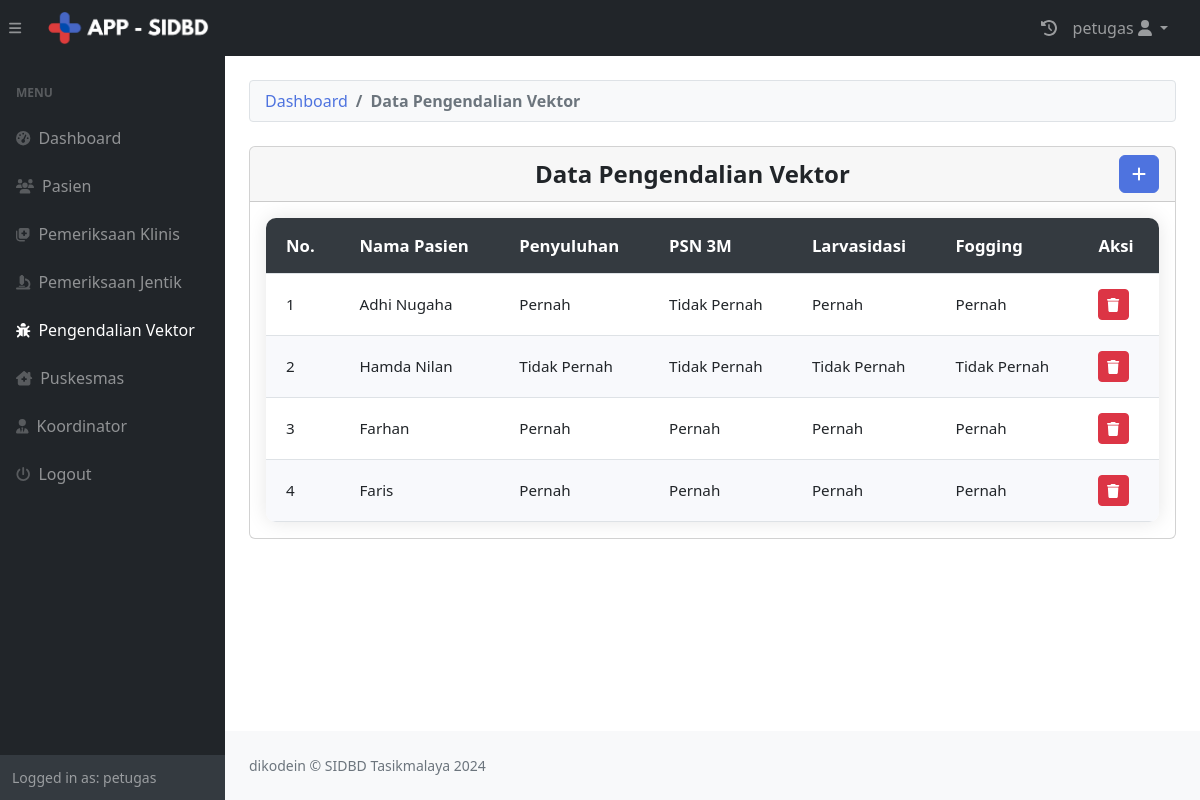
Page /petugas/vektor.php (signed in) on the committed database.
### tables this page shows
CREATE TABLE `pengendalianvektor` (
  `idpengendalian` int(11) NOT NULL,
  `id` int(11) DEFAULT NULL,
  `penyuluhan` enum('Pernah','Tidak Pernah') NOT NULL,
  `psn3m` enum('Pernah','Tidak Pernah') NOT NULL,
  `larvasidasi` enum('Pernah','Tidak Pernah') NOT NULL,
  `fogging` enum('Pernah','Tidak Pernah') NOT NULL
);

CREATE TABLE `pasien` (
  `id` int(11) NOT NULL,
  `namapasien` varchar(255) NOT NULL,
  `nik` varchar(255) NOT NULL,
  `tanggallahir` date NOT NULL,
  `tempatlahir` varchar(100) DEFAULT NULL,
  `jeniskelamin` varchar(255) NOT NULL,
  `alamat` varchar(255) NOT NULL,
  `rt` varchar(11) NOT NULL,
  `rw` varchar(11) NOT NULL,
  `desakelurahan` varchar(11) NOT NULL,
  `kecamatan` varchar(255) NOT NULL,
  `kabkota` varchar(255) NOT NULL,
  `kodepos` varchar(11) DEFAULT NULL,
  `nokontak` varchar(255) NOT NULL,
  `asalfasyankes` int(11) DEFAULT NULL,
  `domisili` varchar(100) DEFAULT NULL,
  `longitude` varchar(50) DEFAULT NULL,
  `latitude` varchar(50) DEFAULT NULL
);

### petugas/vektor.php (the view, shortened to what this page needs)
<?php
require "vektortambah.php";
require "header.php";
?>
<link rel="stylesheet" href="https://cdnjs.cloudflare.com/ajax/libs/bootstrap-icons/1.10.5/font/bootstrap-icons.min.css">
<body class="sb-nav-fixed">
    <?php include 'nav.php'; ?>
    <?php include 'menu.php'; ?>
    <div id="layoutSidenav_content">
        <main>
            <div class="container-fluid px-4">
                <br>
                <ol class="breadcrumb mb-4">
                <li class="breadcrumb-item"><a href="dashboard.php" data-bs-toggle="tooltip" title="Dashboard">Dashboard</a></li>
                    <li class="breadcrumb-item active">Data Pengendalian Vektor</li>
                </ol>
                <div class="card mb-4">
                <div class="card-header">
                        <div class="header-title">Data Pengendalian Vektor</div>
                        <button type="button" class="btn btn-primary" data-bs-toggle="modal" data-bs-target="#myModal" data-bs-toggle="tooltip" title="Tambah Data"><i class="fas fa-plus"></i></button>
                    </div>
                    <div class="card-body">
                        <table id="datatablesSimple" data-bs-toggle="tooltip" title="Klik untuk melihat detail data">
                            <thead>
                                <tr>
                                    <th>No.</th>
                                    <th>Nama Pasien</th>
                                    <th>Penyuluhan</th>
                                    <th>PSN 3M</th>
                                    <th>Larvasidasi</th>
                                    <th>Fogging</th>
                                    <th>Aksi</th>
                                </tr>
                            </thead>
                            <tbody>
                            <?php
                                $i = 1;
                                $idpuskesmas = $_SESSION['idpuskesmas'];
                                $ambildatavektor = mysqli_query($conn, "
                                    SELECT DISTINCT v.*, p.namapasien
                                    FROM pengendalianvektor v
                                    JOIN pasien p ON p.id = v.id
                                    JOIN koordinator k ON p.asalfasyankes = k.asalfasyankes
                                    WHERE k.asalfasyankes = '$idpuskesmas'
                                ");
                                while ($row = mysqli_fetch_array($ambildatavektor)) {
                                    $namapasien = $row['namapasien'];
                                    $penyuluhan = $row['penyuluhan'];
                                    $psn3m = $row['psn3m'];
                                    $larvasidasi = $row['larvasidasi'];
                                    $fogging = $row['fogging'];
                                ?>
                                <tr>
                                    <td><?php echo $i++; ?></td>
                                    <td><?php echo $namapasien; ?></td>
                                    <td><?php echo $penyuluhan; ?></td>
                                    <td><?php echo $psn3m; ?></td>
                                    <td><?php echo $larvasidasi; ?></td>
                                    <td><?php echo $fogging; ?></td>
                                    <td>
                                        <div>
                                            <a href="vektorhapus.php?id=<?php echo $row['idpengendalian'] ?>" class="btn btn-sm btn-danger" onclick="return confirm('Apakah Anda yakin ingin menghapus data ini?');" data-bs-toggle="tooltip" title="Hapus Data"><i class="fas fa-trash"></i></a>
                                        </div>
                                    </td>
                                </tr>
                                <?php
                                }
                                ?>
                            </tbody>
                        </table>
                    </div>
                </div>
            </div>
        </main>
        <?php include 'footer.php'; ?>
    </div>
</body>

### petugas/header.php (style rules this page uses)
.breadcrumb { background-color: #f8f9fa; border: 1px solid #dee2e6; border-radius: 0.25rem; padding: 8px 15px; margin-bottom: 15px; }
.breadcrumb-item a { color: #4e73df; text-decoration: none; font-weight: 500; }
.breadcrumb-item.active { color: #6c757d; font-weight: bold; }

### petugas/vektor.php (style rules this page uses)
.card-header { display: flex; align-items: center; justify-content: space-between; font-weight: bold; font-size: 1.5em; }
.card-header .header-title { text-align: center; flex: 1; }
.btn-primary { background-color: #4e73df; border-color: #007bff; color: white; transition: background-color 0.3s ease; }
table { width: 100%; border-collapse: collapse; background-color: #ffffff; border-radius: 10px; overflow: hidden; box-shadow: 0 0 20px rgba(0, 0, 0, 0.1); font-family: 'Segoe UI', Tahoma, Geneva, Verdana, sans-serif; font-size: 0.95em; }
table thead { background-color: #343a40; color: #ffffff; text-align: left; font-size: 1.1em; }
table th, table td { padding: 15px 20px; border-bottom: 1px solid #dee2e6; }
table tbody tr { transition: background-color 0.2s ease, transform 0.2s ease; }
table tbody tr:nth-child(even) { background-color: #f8f9fc; }
.card-header .btn-primary { background-color: #4e73df; border-color: #4e73df; }
table tbody tr { cursor: pointer; }

### rows in the picture
pengendalianvektor: id.namapasien "Adhi Nugaha", penyuluhan "Pernah", psn3m "Tidak Pernah", larvasidasi "Pernah", fogging "Pernah"
pengendalianvektor: id.namapasien "Hamda Nilan", penyuluhan "Tidak Pernah", psn3m "Tidak Pernah", larvasidasi "Tidak Pernah", fogging "Tidak Pernah"
pengendalianvektor: id.namapasien "Farhan", penyuluhan "Pernah", psn3m "Pernah", larvasidasi "Pernah", fogging "Pernah"
pengendalianvektor: id.namapasien "Faris", penyuluhan "Pernah", psn3m "Pernah", larvasidasi "Pernah", fogging "Pernah"

### other values in the picture
$_SESSION["username"] "petugas"
